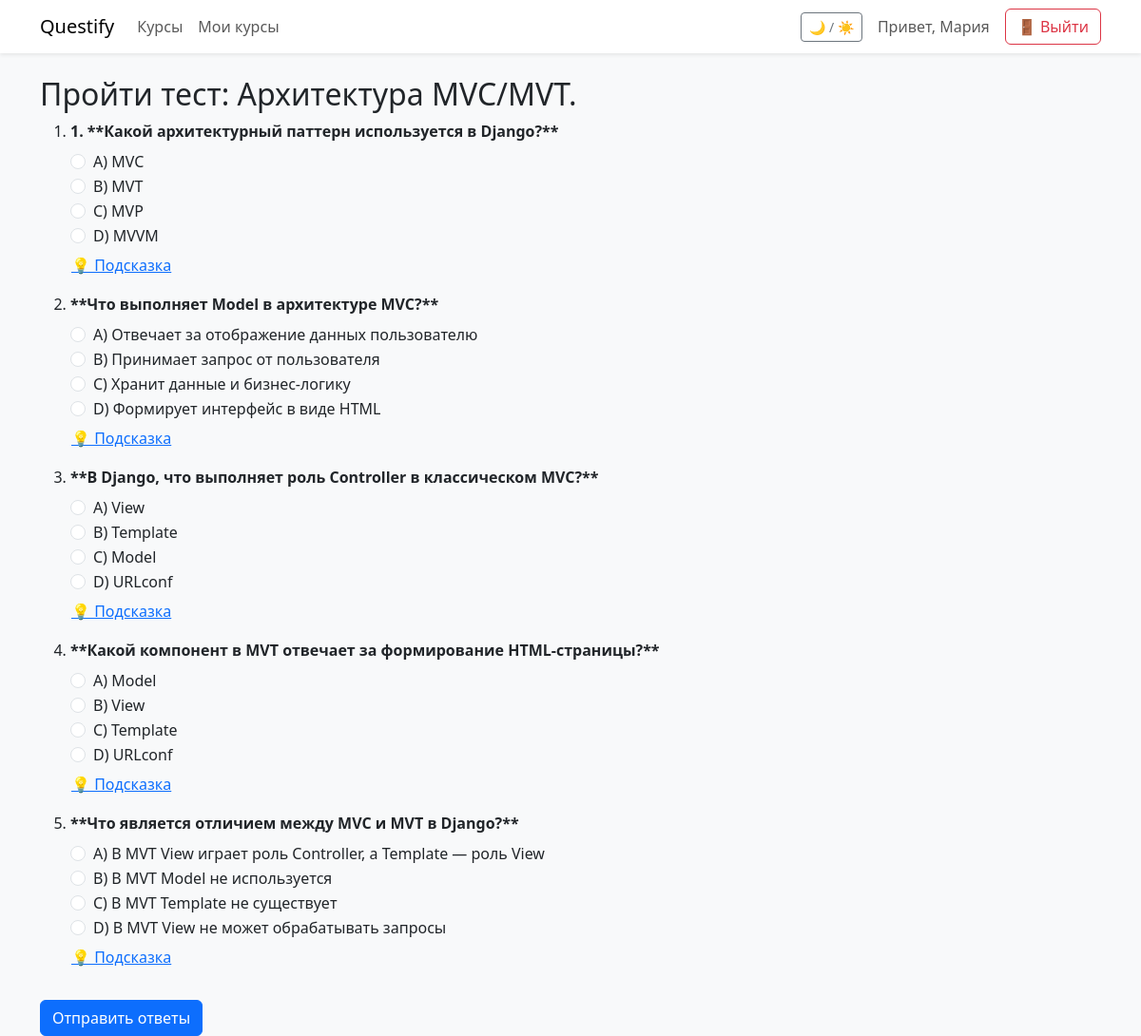
/course/quiz/2/take/ (signed in), run on the app's committed database.
### users/models.py (models this page shows, shortened)
class CustomUser(AbstractUser):
    ROLE_CHOICES = [
        ('admin', 'Админ'),
        ('teacher', 'Преподаватель'),
        ('student', 'Студент'),
    ]
    role = models.CharField(max_length=20, choices=ROLE_CHOICES, default='student')

### course/models/quiz.py (models this page shows, shortened)
class Quiz(models.Model):
    lesson = models.ForeignKey("Lesson", on_delete=models.CASCADE, related_name="quizzes")
    created_at = models.DateTimeField(auto_now_add=True)
    class Meta:
        verbose_name = "Тест"
        verbose_name_plural = "Тесты"
        ordering = ['-created_at']  # сортировка по дате создания, новые сверху

class Question(models.Model):
    quiz = models.ForeignKey(Quiz, on_delete=models.CASCADE, related_name="questions")
    text = models.TextField()
    option_a = models.CharField(max_length=500)
    option_b = models.CharField(max_length=500)
    option_c = models.CharField(max_length=500)
    option_d = models.CharField(max_length=500)
    correct_answer = models.CharField(max_length=1)
    class Meta:
        verbose_name = "Вопрос"
        verbose_name_plural = "Вопросы"
        ordering = ['id']  # вопросы по порядку добавления

### course/models/lesson.py (models this page shows, shortened)
class Lesson(models.Model):
    course = models.ForeignKey(Course, on_delete=models.CASCADE, related_name="lessons",verbose_name="Курс")
    title = models.CharField("Название урока", max_length=200)
    content = models.TextField("Содержание урока", blank=True, null=True)
    order = models.PositiveIntegerField("Порядковый номер урока", default=1)
    published = models.DateTimeField("Дата публикации", default=timezone.now)
    class Meta:
        verbose_name = "Урок"
        verbose_name_plural = "Уроки"
        ordering = ["order"]

### course/views.py (the view)
# urls.py: path('quiz/<int:quiz_id>/take/', take_quiz, name='take_quiz'),
@login_required
def take_quiz(request, quiz_id):
    quiz = get_object_or_404(Quiz, id=quiz_id)
    questions = quiz.questions.all()  # related_name="questions" в Question
    if request.method == "POST":
        total = questions.count()
        score = 0
        student_answers = {}
        for question in questions:
            answer = request.POST.get(f"question_{question.id}")
            student_answers[str(question.id)] = answer
            if answer == question.correct_answer:
                score += 1
        context = {
            "quiz": quiz,
            "questions": questions,
            "student_answers": student_answers,
            "score": score,
            "total": total,
            "completed": True
        }
        return render(request, "course/take_quiz.html", context)
    else:
        context = {
            "quiz": quiz,
            "questions": questions,
            "completed": False
        }
        return render(request, "course/take_quiz.html", context)

### course/templatetags/quiz_extras.py (called while the page is built)
@register.filter
def split(value, sep):
    return value.split(sep)

@register.filter
def get_option_text(question, letter):
    return getattr(question, f"option_{letter.lower()}", "")

@register.filter
def get_answer(student_answers, question_id):
    if not student_answers:
        return None
    return student_answers.get(str(question_id)) or student_answers.get(question_id)

### course/templates/course/take_quiz.html (shortened to what this page needs)
{% extends "base.html" %}
{% load quiz_extras %}
{% block content %}
<h2>Пройти тест: {{ quiz.lesson.title }}</h2>
<form method="post">
    <ol>
    {% for q in questions %}
        <li class="mb-3">
            <strong>{{ q.text }}</strong>
            <div class="quiz-options mt-2">
                {% for option in "A,B,C,D"|split:"," %}
                    {% with option_text=q|get_option_text:option %}
                    <div class="form-check"
                    >
                        <input class="form-check-input" type="radio"
                               name="question_{{ q.id }}"
                               id="q{{ q.id }}_{{ option }}"
                               value="{{ option }}"
                               {% if completed %}disabled{% endif %}>
                        <label class="form-check-label" for="q{{ q.id }}_{{ option }}">
                            {{ option_text }}
                        </label>
                    </div>
                    {% endwith %}
                {% endfor %}
                <button type="button" class="btn btn-link text-primary p-0 mt-1"
                        onclick="getHint({{ q.id }})">💡 Подсказка</button>
            </div>
        </li>
    {% endfor %}
    </ol>
    {% if not completed %}
        <button type="submit" class="btn btn-primary mt-3">Отправить ответы</button>
    {% else %}
        <h3>Результат: {{ score }} / {{ total }}</h3>
        <a href="{% url 'course:student_courses' %}" class="btn btn-secondary mt-3">← Назад к моим курсам</a>
    {% endif %}
</form>
{% endblock %}

### templates/base.html (shortened to what this page needs)
<!DOCTYPE html>
<html lang="ru" class="">
<head>
    <link href="https://cdn.jsdelivr.net/npm/bootstrap@5.3.0/dist/css/bootstrap.min.css" rel="stylesheet">
</head>
<body>
<nav class="navbar navbar-expand-lg shadow-sm">
  <div class="container">
    <a class="navbar-brand" href="{% url 'home' %}">Questify</a>
    <div class="collapse navbar-collapse" id="navbarNav">
      <ul class="navbar-nav me-auto">
        <li class="nav-item">
          <a class="nav-link" href="{% url 'course:course_list' %}">Курсы</a>
        </li>
        {% if user.is_authenticated %}
            {% if user.role == 'teacher' %}
              <li class="nav-item">
                <a class="nav-link" href="{% url 'user_dashboard' %}">Мои курсы</a>
              </li>
            {% endif %}
        {% endif %}
      </ul>
      <ul class="navbar-nav ms-auto align-items-center">
        <li class="nav-item me-3">
            <button id="theme-toggle" class="btn btn-outline-secondary btn-sm">🌙 / ☀️</button>
        </li>
        {% if user.is_authenticated %}
          <li class="nav-item">
            <span class="navbar-text me-3">Привет, {{ user.username }}</span>
          </li>
          <li class="nav-item">
            <form method="post" action="{% url 'logout' %}" style="display:inline;">
             <button type="submit" class="btn btn-outline-danger">🚪 Выйти</button>
            </form>
          </li>
        {% endif %}
      </ul>
    </div>
  </div>
</nav>
<div class="container mt-4">
    {% block content %}{% endblock %}
</div>
</body>
</html>

### templates/base.html (style rules this page uses)
body.light { background-color: #f8f9fa; color: #212529; }
body.light .navbar { background-color: #ffffff !important; }
body.light .btn-primary { background-color: #0d6efd; border-color: #0d6efd; }

### data on the page
CustomUser: username "Мария"
Quiz: lesson "Архитектура MVC/MVT."
Question: text "1. **Какой архитектурный паттерн используется в Django?**", id "☐ A) MVC" "☐ B) MVT" "☐ C) MVP" "☐ D) MVVM", option_a "A) MVC" "B) MVT" "C) MVP" "D) MVVM"
Question: text "**Что выполняет Model в архитектуре MVC?**", id "☐ A) Отвечает за отображение дан" "☐ B) Принимает запрос от пользов" "☐ C) Хранит данные и бизнес-логи" "☐ D) Формирует интерфейс в виде", option_a "A) Отвечает за отображение данных пользователю" "B) Принимает запрос от пользователя" "C) Хранит данные и бизнес-логику" "D) Формирует интерфейс в виде HTML"
Question: text "**В Django, что выполняет роль Controller в классическом MVC?**", id "☐ A) View" "☐ B) Template" "☐ C) Model" "☐ D) URLconf", option_a "A) View" "B) Template" "C) Model" "D) URLconf"
Question: text "**Какой компонент в MVT отвечает за формирование HTML-страницы?**", id "☐ A) Model" "☐ B) View" "☐ C) Template" "☐ D) URLconf", option_a "A) Model" "B) View" "C) Template" "D) URLconf"
Question: text "**Что является отличием между MVC и MVT в Django?**", id "☐ A) В MVT View играет роль Cont" "☐ B) В MVT Model не используется" "☐ C) В MVT Template не существуе" "☐ D) В MVT View не может обрабат", option_a "A) В MVT View играет роль Controller, а Template — роль View" "B) В MVT Model не используется" "C) В MVT Template не существует" "D) В MVT View не может обрабатывать запросы"
